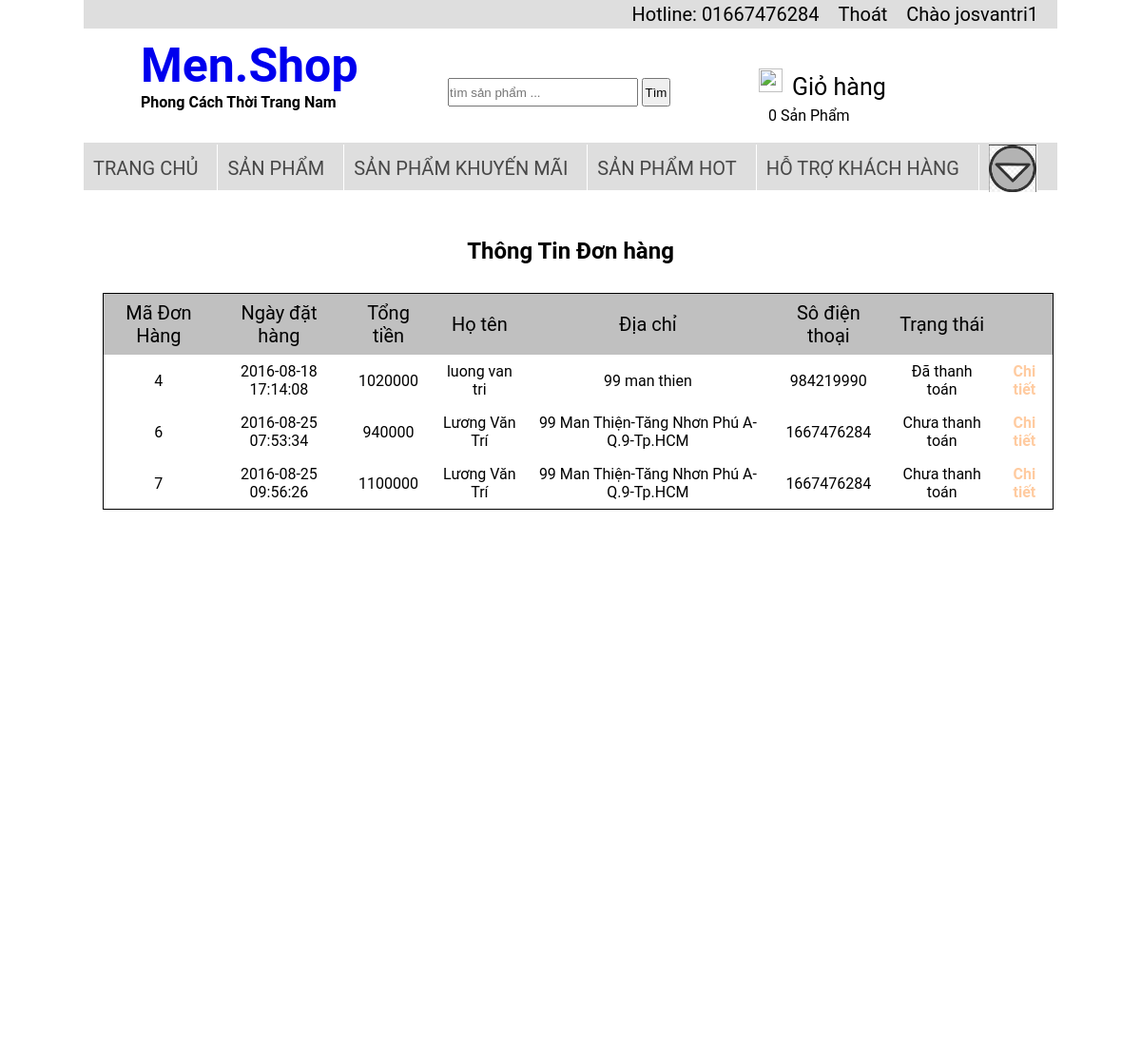
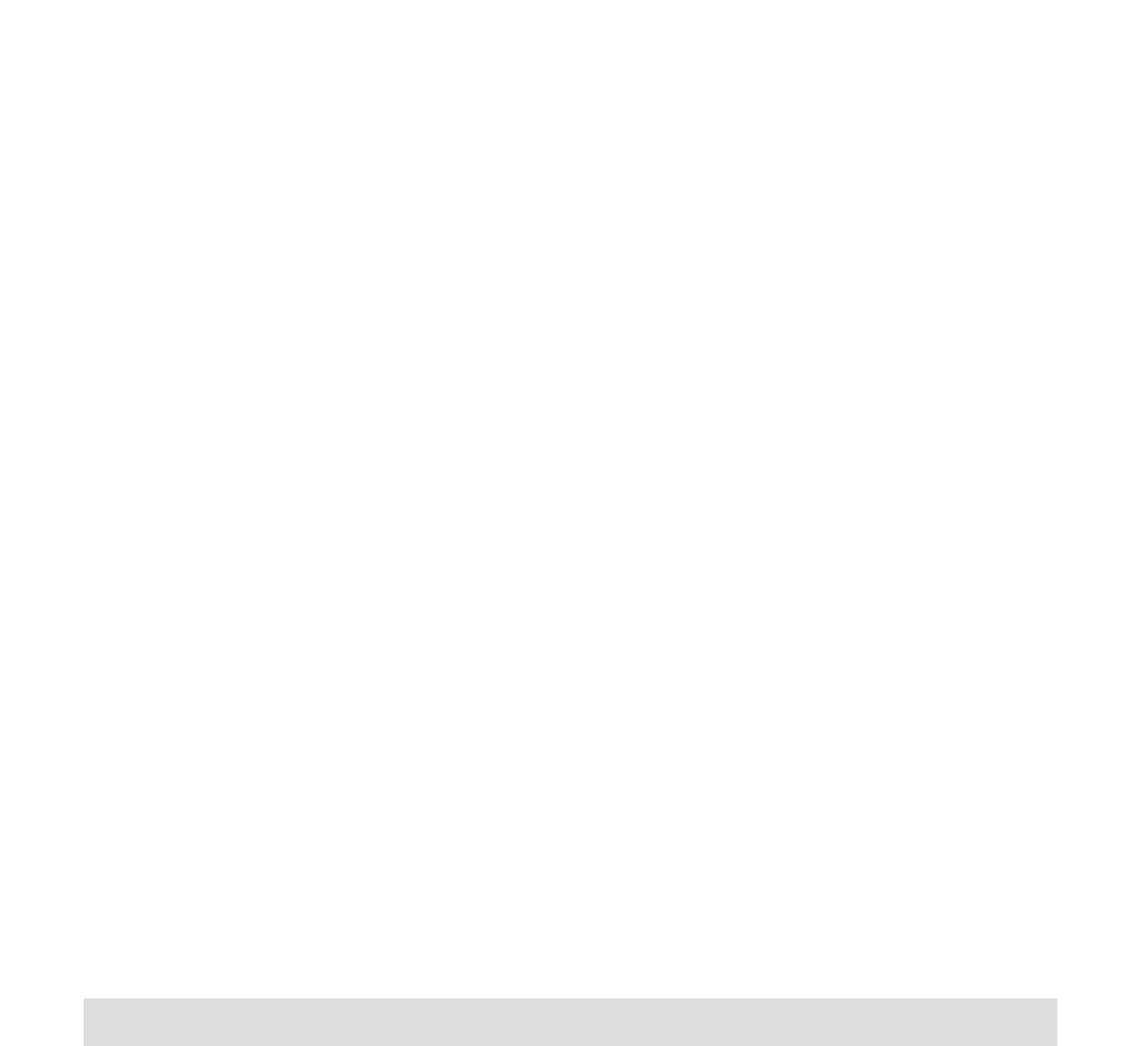
The app's page /menshop/ktdh.php (signed in) with its own data (2 pictures, top to bottom).
### tables this page shows
CREATE TABLE `donhang` (
  `madh` int(11) NOT NULL,
  `username` varchar(20) NOT NULL,
  `ngaydh` timestamp NOT NULL DEFAULT CURRENT_TIMESTAMP,
  `tongtien` int(11) NOT NULL,
  `hotennn` varchar(50) NOT NULL,
  `diachinn` varchar(50) NOT NULL,
  `sdt` int(11) NOT NULL,
  `trangthaitt` tinyint(1) NOT NULL
);

### menshop/ktdh.php (the view, shortened to what this page needs)
<html>
	<head>
	   	<link rel="stylesheet" type="text/css" href="css/style.css" title="style">
	</head>
	<body>
		<div class="container">
            <?php
            include('includes/top.php');
            include('includes/header.php');
            include('includes/menu.php');
            include('includes/mysqli_connect.php');
            ?>
            <?php
                if (isset($_SESSION['username'])){
                    $username = $_SESSION['username'];
                    $r_ktra =mysqli_query($dbc,"select * from donhang where username = '".$username."'");
                }else echo "Bạn chưa đăng nhập!";
            ?>
            <div class="content">
                <div class="cart">
                    <h2 style="text-align: center; margin-top: 50px;">Thông Tin Đơn hàng</h2>
                    <table style="border-collapse: collapse;border: 1px solid;; width: 1000px; display: table; margin-left: 20px; margin-top: 30px;">
                        <thead style="background: silver; font-size: 20px; font: bolder;">
                            <tr>
                                <td>Mã Đơn Hàng</td>
                                <td>Ngày đặt hàng</td>
                                <td>Tổng tiền</td>
                                <td>Họ tên</td>
                                <td>Địa chỉ</td>
                                <td>Sô điện thoại</td>
                                <td>Trạng thái</td>
                                <td></td>
                            </tr>
                        </thead>
                        <tbody>
                        <?php
                            while($row = mysqli_fetch_array($r_ktra)){
                        ?>
                            <form action="" method="POST">
                                <tr>
                                    <td><?php echo $row['madh']?></td>
                                    <td><?php echo $row['ngaydh']?></td>
                                    <td><?php echo $row['tongtien']?></td>
                                    <td> <?php echo $row['hotennn']?>
                                    <td><?php echo $row['diachinn']?></td>
                                    <td><?php echo $row['sdt']?></td>
                                    <td><?php if($row['trangthaitt'] == 1){
                                            echo "Đã thanh toán";
                                        }else echo "Chưa thanh toán";
                                        ?></td>
                                    <td><a href="ctdh.php?id_dh=<?php echo $row['madh']?>" style="color: #FFCBA0; text-decoration: none; font-weight: bold;">Chi tiết</a></td>
                                </tr>
                            </form>
                        <?php }
                         ?>
                        </tbody>
                    </table>
                </div>
            </div>
            <?php
             include('includes/footer.php');
    		?>
     </div>
	</body>
</html>

### menshop/css/style.css (style rules this page uses)
body { font-family: "Roboto","segoe ui",Helvetica,Arial,sans-serif; }
* { margin: 0; padding: 0 }
.container { width: 1024px; height: auto; margin: auto; }
.content { width: 1024px;height:1800px; }
.cart table thead tr td { text-align: center; padding: 8px; }
.cart table tbody tr td { text-align: center; padding: 8px; }

### records on screen
donhang: madh "4", ngaydh "2016-08-18 17:14:08", tongtien "1020000", hotennn "luong van tri", diachinn "99 man thien", sdt "984219990", trangthaitt "Đã thanh toán"
donhang: madh "6", ngaydh "2016-08-25 07:53:34", tongtien "940000", hotennn "Lương Văn Trí", diachinn "99 Man Thiện-Tăng Nhơn Phú A-Q.9-Tp.HCM", sdt "1667476284", trangthaitt "Chưa thanh toán"
donhang: madh "7", ngaydh "2016-08-25 09:56:26", tongtien "1100000", hotennn "Lương Văn Trí", diachinn "99 Man Thiện-Tăng Nhơn Phú A-Q.9-Tp.HCM", sdt "1667476284", trangthaitt "Chưa thanh toán"

### other values on screen
$_SESSION['username'] "josvantri1"
